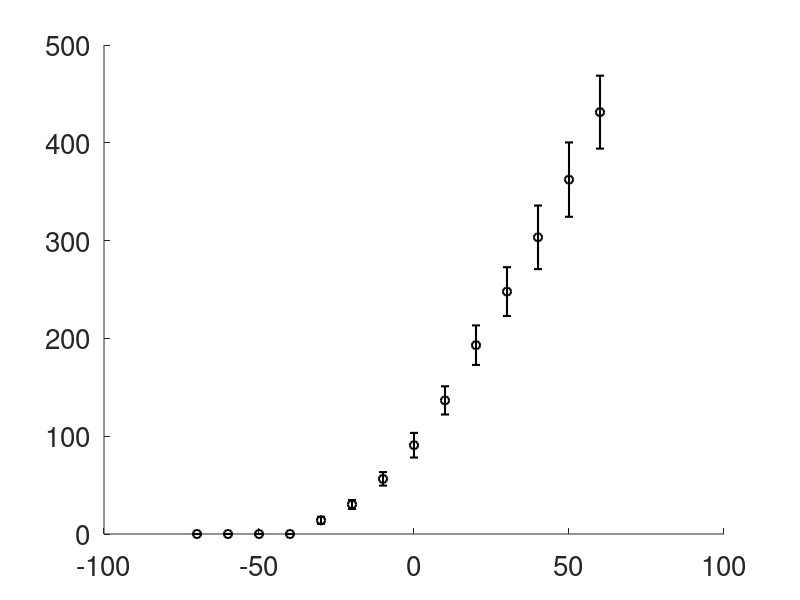

Here is the MATLAB script that generated this plot: (Note: this script raises an error after producing the figure.)
set(gcf,'color','w');
set(groot, 'defaultLineLineWidth', 1.5)
set(groot, 'defaultAxesFontSize', 20)

data1 = load('KV_ALL_male.txt');
x1 = data1(:,1);
x2 = data1(:,2);
x3 = data1(:,3);
x4 = data1(:,4);
%Data 
y1 = [	-70	-60	-50	-40	-30	-20	-10	0	10	20	30	40	50 60];
%IV not normalized
y2 = [0	0	0	0	14.02788583	30.22651603	56.39344292	90.79726631	136.6200122	193.0895382	247.8605138	303.3609704	362.3538233	431.356572];
%Erros
y3 =[0	0	0	0	3.60383065	4.549188659	6.897883749	12.59313828	14.41411049	20.20465969	24.95499618	32.52994281	38.01065582	37.28359852];



data2 = load('kv15_male.txt');
x11 = data2(:,1);
x22 = data2(:,2);
x33 = data2(:,3);
x44 = data2(:,4);

%Data 
y11 = [	-70	-60	-50	-40	-30	-20	-10	0	10	20	30	40	50 60];
%IV not normalized
y22 = [0	0 0	6 12.02788583 24.10676054 44.39344292 67.79726631 99.62001223 138.8750147 182.5394671 234.5953481 287.6804212 354.030152];
%Erros
y33 =[3.268124431 2.928658665 3.08201154	2.371395139	3.60383065 4.549188659	6.897883749	12.59313828	14.41411049	20.20465969	24.95499618	32.52994281	38.01065582	37.28359852];

y44 =[0	0	0	0.0651	0.169931933	0.269629194	0.410922699	0.535269586	0.685679689	0.847248373	1	1	1	1];
y55 =[0	0	0	0	0.015955325	0.021015524	0.032878272	0.035953078	0.050949229	0.064259607	0.086789571	0.095819414	0.123251091	0.153047758];


data3 = load('kv21_male.txt');
f1 = data3(:,1);
f2 = data3(:,2);
f3 = data3(:,3);
f4 = data3(:,4);

%Data 
fy1 = [-70 -60 -50 -40 -30 -20 -10 0 10 20 30 40 50 60];
%IV not normalized
fy2 = [0	0 0	1 2	6.11975549 12 23 37	54.21452344	65.32104673	68.76562236	74.67340203	77.32641993];
%Erros
fy3 =[3.297159978	2.046862447	1.863660244	2.660742991	4.786143035	3.051819829	9.170201639	9.681767434	13.04046419	14.9026516	23.48465848	24.30543041	25.3348589	35.2928053];


fy4=[0	0	0	0	0.078962218	0.191278331	0.310403202	0.507448372	0.711672299	0.924285016	1	1	1	1];
%Activation
fy5 =[0	0	0	0	0.023818069	0.020748033	0.050044915	0.081049498	0.107732923	0.143777162	0.178384779	0.202678356	0.229117854	0.300970935];


%Tau activation
fy6 =[	-30	-20	-10	0	10	20	30	40	50 60];
fy7 =[43	36	29	25	21	17	15	12	10	8];
fy8 = [5	4.2	3	5	6	3.2	2.1	2.9	2	1];





figure (1)
set(gcf,'color','w');
errorbar(y1,y2,y3,'ok', 'LineWidth',1.2,'MarkerSize',10)
hold on
plot(x1,x2,'k', 'LineWidth',2)
axis([-60 40 0 700])
ylabel('Male I_{Kv_{TOT}} (pA)'),xlabel('Voltage (mV)')
legend('Data N = 7','Model')

figure (2)
set(gcf,'color','w');
errorbar(y11,y22,y33,'ok', 'LineWidth',1.2,'MarkerSize',10)
hold on
plot(x11,x22,'k', 'LineWidth',2)
axis([-60 40 0 350])
ylabel('Male I_{Kv15} (pA)'),xlabel('Voltage (mV)')
legend('Data N = 7','Model')

figure (3)
set(gcf,'color','w');
errorbar(y11,y44,y55,'ok', 'LineWidth',1.2,'MarkerSize',10)
hold on
plot(x11,x33,'k', 'LineWidth',2)
axis([-60 40 0 1])
ylabel('Male Kv1.5 G/G{max}'),xlabel('Voltage (mV)')
legend('Data N = 6','Model')


figure (4)
set(gcf,'color','w');
plot(x11,x44,'k', 'LineWidth',2)
axis([-60 40 0 50])
ylabel('Male Kv1.5 \tau_{activation}'),xlabel('Voltage (mV)')
legend('Model')

figure (5)
set(gcf,'color','w');
errorbar(fy1,fy2,fy3,'ok', 'LineWidth',1.2,'MarkerSize',10)
hold on
plot(f1,f2,'k', 'LineWidth',2)
axis([-60 40 0 350])
ylabel('Male I_{Kv2.1} (pA)'),xlabel('Voltage (mV)')
legend('Data N = 10','Model')

figure (6)
set(gcf,'color','w');
errorbar(fy1,fy4,fy5,'ok', 'LineWidth',1.2,'MarkerSize',10)
hold on
plot(f1,f3,'k', 'LineWidth',2)
axis([-60 40 0 1])
ylabel('Male Kv2.1 G/Gmax'),xlabel('Voltage (mV)')
legend('Data N = 7','Model')

figure (7)
set(gcf,'color','w');
errorbar(fy6,fy7,fy8,'ok', 'LineWidth',1.2,'MarkerSize',10)
hold on
plot(f1,f4,'k', 'LineWidth',2)
axis([-60 40 0 80])
ylabel('Male Kv2.1 \tau_{Activation (ms)}'),xlabel('Voltage (mV)')
legend('Data N = 7','Model')

